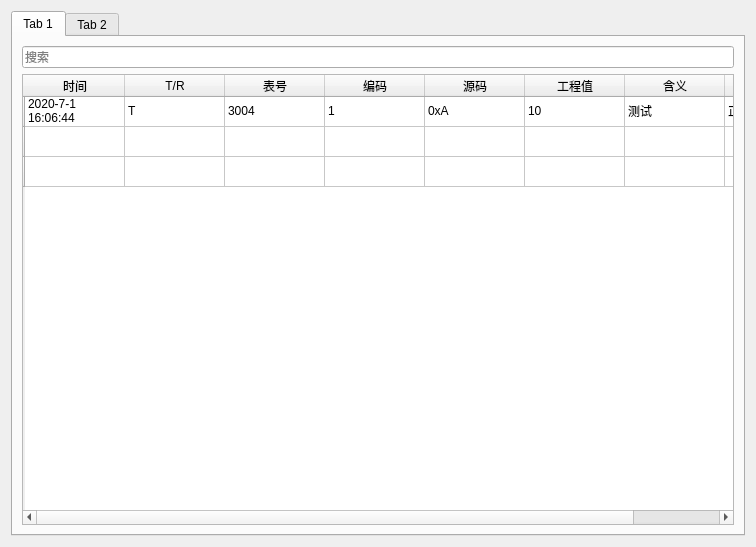
<?xml version="1.0" encoding="UTF-8"?>
<ui version="4.0">
 <class>workspaceArea</class>
 <widget class="QWidget" name="workspaceArea">
  <property name="geometry">
   <rect>
    <x>0</x>
    <y>0</y>
    <width>756</width>
    <height>547</height>
   </rect>
  </property>
  <property name="windowTitle">
   <string>Form</string>
  </property>
  <layout class="QHBoxLayout" name="horizontalLayout">
   <item>
    <widget class="QTabWidget" name="tabWidget">
     <property name="tabPosition">
      <enum>QTabWidget::North</enum>
     </property>
     <property name="tabShape">
      <enum>QTabWidget::Rounded</enum>
     </property>
     <property name="currentIndex">
      <number>0</number>
     </property>
     <widget class="QWidget" name="tab">
      <attribute name="title">
       <string>Tab 1</string>
      </attribute>
      <layout class="QVBoxLayout" name="verticalLayout">
       <item>
        <widget class="QLineEdit" name="lineEdit">
         <property name="placeholderText">
          <string>搜索</string>
         </property>
        </widget>
       </item>
       <item>
        <widget class="QTableWidget" name="tableWidget_2">
         <row>
          <property name="text">
           <string/>
          </property>
         </row>
         <row>
          <property name="text">
           <string/>
          </property>
         </row>
         <row>
          <property name="text">
           <string/>
          </property>
         </row>
         <column>
          <property name="text">
           <string>时间</string>
          </property>
         </column>
         <column>
          <property name="text">
           <string>T/R</string>
          </property>
         </column>
         <column>
          <property name="text">
           <string>表号</string>
          </property>
         </column>
         <column>
          <property name="text">
           <string>编码</string>
          </property>
         </column>
         <column>
          <property name="text">
           <string>源码</string>
          </property>
         </column>
         <column>
          <property name="text">
           <string>工程值</string>
          </property>
         </column>
         <column>
          <property name="text">
           <string>含义</string>
          </property>
         </column>
         <column>
          <property name="text">
           <string>判读</string>
          </property>
         </column>
         <item row="0" column="0">
          <property name="text">
           <string>2020-7-1 16:06:44</string>
          </property>
         </item>
         <item row="0" column="1">
          <property name="text">
           <string>T</string>
          </property>
         </item>
         <item row="0" column="2">
          <property name="text">
           <string>3004</string>
          </property>
         </item>
         <item row="0" column="3">
          <property name="text">
           <string>1</string>
          </property>
         </item>
         <item row="0" column="4">
          <property name="text">
           <string>0xA</string>
          </property>
         </item>
         <item row="0" column="5">
          <property name="text">
           <string>10</string>
          </property>
         </item>
         <item row="0" column="6">
          <property name="text">
           <string>测试</string>
          </property>
         </item>
         <item row="0" column="7">
          <property name="text">
           <string>正常</string>
          </property>
         </item>
         <item row="1" column="0">
          <property name="text">
           <string/>
          </property>
         </item>
        </widget>
       </item>
      </layout>
     </widget>
     <widget class="QWidget" name="tab_2">
      <attribute name="title">
       <string>Tab 2</string>
      </attribute>
     </widget>
    </widget>
   </item>
  </layout>
 </widget>
 <resources/>
 <connections/>
</ui>
